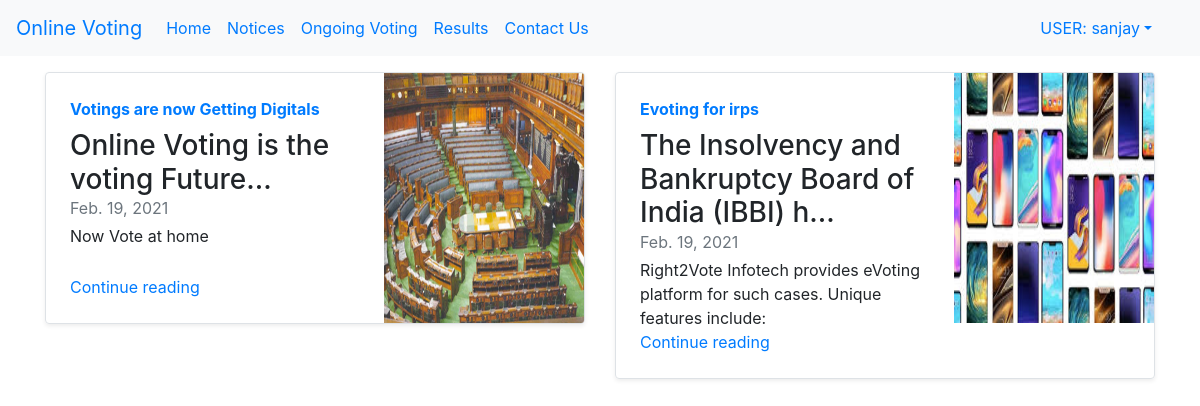
Page /notice/ (signed in) on the committed database.
### Vote/models.py (models this page shows, shortened)
class Notice(models.Model):
    post_id = models.AutoField(primary_key=True)
    title = models.CharField(max_length=50)
    head0 = models.CharField(max_length=500, default="")
    chead0 = models.CharField(max_length=5000, default="")
    head1 = models.CharField(max_length=500, default="")
    chead1 = models.CharField(max_length=5000, default="")
    head2 = models.CharField(max_length=500, default="")
    chead2 = models.CharField(max_length=5000, default="")
    pub_date = models.DateField()
    thumbnail = models.ImageField(upload_to='media', default="")

### Vote/views.py (the view)
# urls.py: path('notice/', views.notice, name="notice"),
def notice(request):
    if 'username' in request.session:
        username = request.session['username']
        print(request.session.get_expiry_age())
        print(request.session.get_expiry_date())
        myposts = Notice.objects.all()
        context = {'username': username,
                   'myposts':myposts}
    return render(request,'notice.html',context)

### Vote/templates/notice.html (shortened to what this page needs)
{% extends "layout.html" %}
{% block body %}
{% load static %}
<div class="container mt-3">
<div class="row my-2">
    {% for item in myposts %}
    <div class="col-md-6">
      <div class="row no-gutters border rounded overflow-hidden flex-md-row mb-4 shadow-sm h-md-250 position-relative">
        <div class="col p-4 d-flex flex-column position-static">
          <strong class="d-inline-block mb-2 text-primary">{{item.title}}</strong>
          <h3 class="mb-0">{{item.head0|slice:"0:53"}}...</h3>
          <div class="mb-1 text-muted">{{item.pub_date}}</div>
          <p class="card-text mb-auto">{{item.chead0}}</p>
          <a href="/blogpost/{{item.post_id}}" class="stretched-link">Continue reading</a>
        </div>
        <div class="col-auto d-none d-lg-block">
          <img src="/media/{{item.thumbnail}}" class="bd-placeholder-img" width="200" height="250"  preserveAspectRatio="xMidYMid slice" focusable="false" role="img" aria-label="Placeholder: Thumbnail">
        </div>
      </div>
    </div>
  {% endfor %}
  </div>
{% endblock %}

### rows in the picture
Notice: title "Votings are now Getting Digitals", head0 "Online Voting is the voting Future", pub_date "Feb. 19, 2021", chead0 "Now Vote at home", thumbnail (picture)
Notice: title "Evoting for irps", head0 "The Insolvency and Bankruptcy Board of India (IBBI) h", pub_date "Feb. 19, 2021", chead0 "Right2Vote Infotech provides eVoting platform for such cases. Unique features include:", thumbnail (picture)

### other values in the picture
{{ username }} "sanjay"
